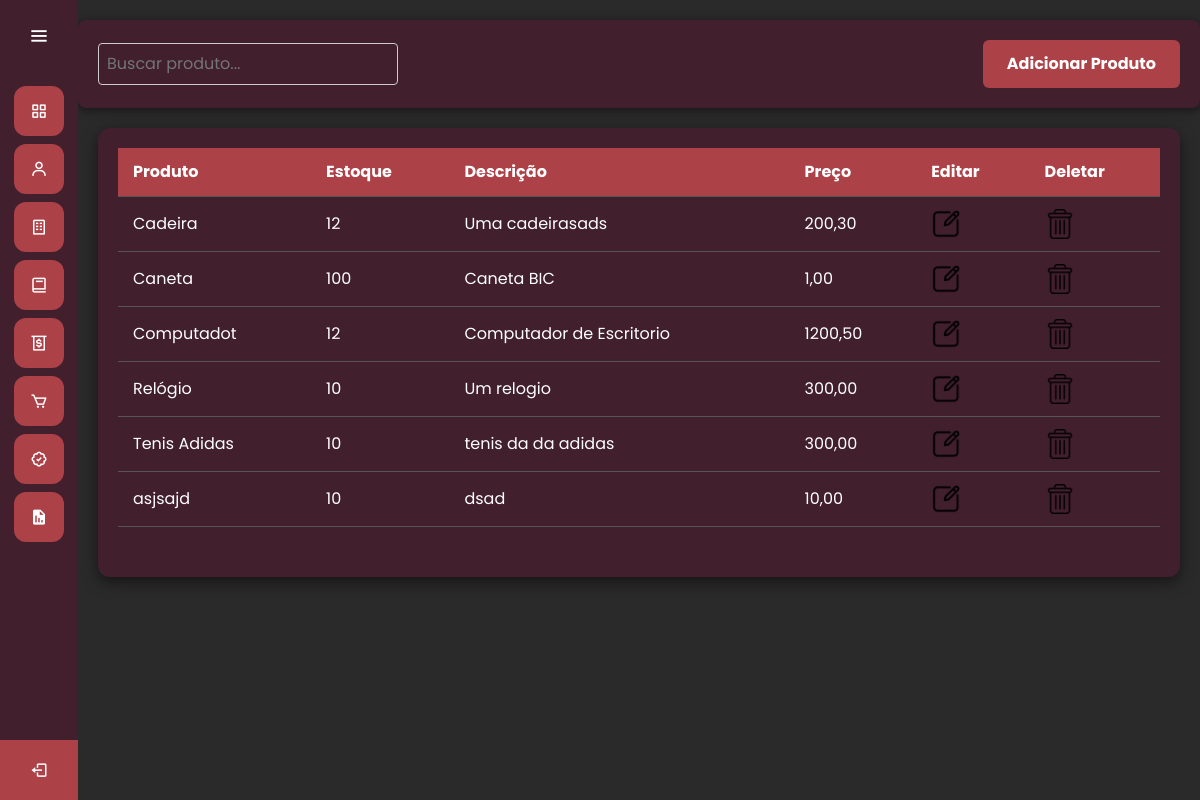
The app's page /tela/lista/, older data.
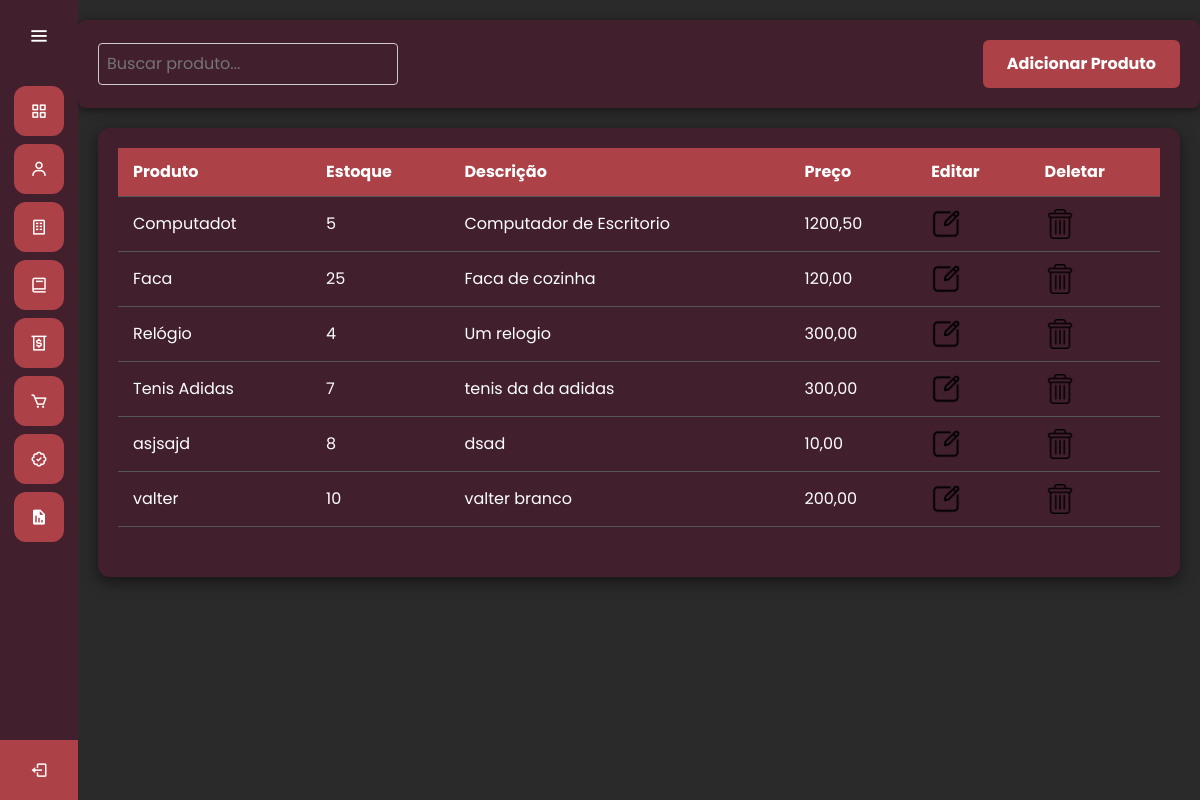
The same page, newer data.
### estoque/models.py (models this page shows)
class Produto(models.Model):
    nome = models.CharField(max_length=40)
    estoque = models.IntegerField(default=0)
    descricao = models.CharField(max_length=255, null=True, blank=True)
    preco = models.DecimalField(max_digits=20, decimal_places=2)
    class Meta:
        ordering=['nome']
        verbose_name= 'produto'
        verbose_name_plural= 'produto'

### estoque/views.py (the view)
# urls.py: path('lista/', views.lista, name='lista'),
def lista(request):
    produtos = Produto.objects.all().order_by('nome')
    context = {
        'produtos': produtos
    }
    return render(request, 'lista.html', context)

### estoque/templates/lista.html (shortened to what this page needs)
{% extends "tela.html" %}
{% load static %}
{% block 'head' %}
    {% load static %}
    <link rel="stylesheet" href="{% static 'css/listastyle.css' %}">
{% endblock %}
    {% block 'dashboard' %}
    <form action="." method="POST">
        <div class="pesquisa">
                <div class="search-container">
                    <input type="text" id="search" placeholder="Buscar produto...">
                </div>
                <a href="{% url 'estoque' %}" class="botao">Adicionar Produto</a>
        </div>
        <div class="principal">
            <table class="tabela_produto">
                <thead>
                    <tr> <th>Produto</th> <th>Estoque</th> <th>Descrição</th> <th>Preço</th> <th>Editar</th> <th>Deletar</th></tr>
                </thead>
                <tbody class="corpo_tabela">
                    {% for produto in produtos %}
                    <tr>
                        <td>{{ produto.nome }}</td>
                        <td>{{ produto.estoque }}</td>
                        <td>{{ produto.descricao }}</td>
                        <td>{{ produto.preco }}</td>
                        <td><a href="{% url 'editar' produto.id %}"> <img width="30" height="30" src="{% static 'img/Editar.png' %}"></a></td>
                        <td><a href="{% url 'remover' produto.id %}"> <img width="30" height="30" src="{% static 'img/Deletar.png' %}"></a></td>
                    </tr>
                </tbody>
                {%endfor%}
            </table>
        </div>
    </form>
    {%endblock%}

Row changes from the older to the newer data that the page shows:
removed Produto: nome "Cadeira", estoque "12", descricao "Uma cadeirasads", preco "200,30"
removed Produto: nome "Caneta", estoque "100", descricao "Caneta BIC", preco "1,00"
changed Produto "Computadot": estoque "12" → "5"
added Produto: nome "Faca", estoque "25", descricao "Faca de cozinha", preco "120,00"
changed Produto "Relógio": estoque "10" → "4"
changed Produto "Tenis Adidas": estoque "10" → "7"
changed Produto "asjsajd": estoque "10" → "8"
added Produto: nome "valter", estoque "10", descricao "valter branco", preco "200,00"
